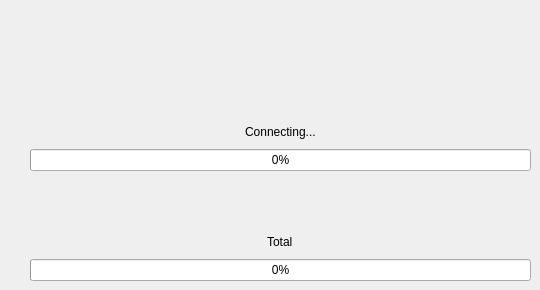
  <widget class="downloadPage" name="downloadPage">
   <property name="title">
    <string>Dancing Mad Final Beta Installer</string>
   </property>
   <property name="subTitle">
    <string>Downloading, Patching, and Installing...</string>
   </property>
   <attribute name="pageId">
    <string notr="true">downloadprogress</string>
   </attribute>
   <widget class="QWidget" name="gridLayoutWidget_2">
    <property name="geometry">
     <rect>
      <x>30</x>
      <y>230</y>
      <width>501</width>
      <height>51</height>
     </rect>
    </property>
    <layout class="QGridLayout" name="totalLayout">
     <item row="1" column="0">
      <widget class="QProgressBar" name="totalBar">
       <property name="value">
        <number>0</number>
       </property>
      </widget>
     </item>
     <item row="0" column="0" alignment="Qt::AlignHCenter">
      <widget class="QLabel" name="totalLabel">
       <property name="layoutDirection">
        <enum>Qt::LeftToRight</enum>
       </property>
       <property name="text">
        <string>Total</string>
       </property>
      </widget>
     </item>
    </layout>
   </widget>
   <widget class="QWidget" name="gridLayoutWidget_3">
    <property name="geometry">
     <rect>
      <x>30</x>
      <y>120</y>
      <width>501</width>
      <height>51</height>
     </rect>
    </property>
    <layout class="QGridLayout" name="currentLayout">
     <item row="1" column="0">
      <widget class="QProgressBar" name="currentBar">
       <property name="value">
        <number>0</number>
       </property>
      </widget>
     </item>
     <item row="0" column="0" alignment="Qt::AlignHCenter">
      <widget class="QLabel" name="currentLabel">
       <property name="text">
        <string>Connecting...</string>
       </property>
      </widget>
     </item>
    </layout>
   </widget>
  </widget>
